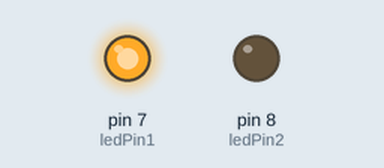
This sketch was run on a simulated Arduino Uno, built with avr-gcc and run on an emulated ATmega328P. On the bench: output pins drawn as LEDs (lit = HIGH).

Above: at 0.2 s.
At 1.7 s:
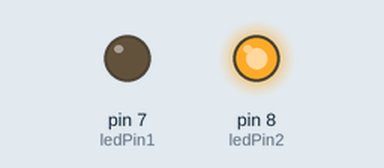
At 4.0 s:
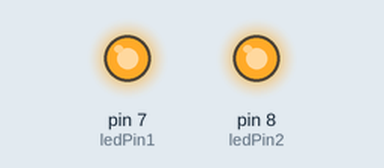
At 5.5 s:
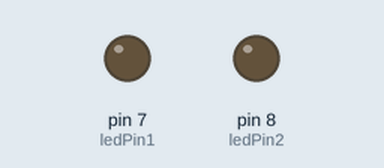
Timing chart, 0 to 6.9 s (numbered marks = the images above):
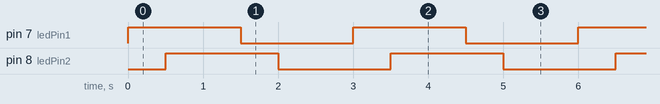

The sketch:

led_test.ino
```cpp
int ledPin1 = 7;
int ledPin2 = 8;

void setup() {
  // put your setup code here, to run once:
  pinMode(ledPin1,OUTPUT);
  pinMode(ledPin2,OUTPUT);
}

void loop() {
  // put your main code here, to run repeatedly:
  digitalWrite(ledPin1,HIGH);
  delay(500);
  digitalWrite(ledPin2,HIGH);
  delay(1000);
  digitalWrite(ledPin1,LOW);
  delay(500);
  digitalWrite(ledPin2,LOW);
  delay(1000);
}
```

Measured:
- by itself, pin 7 (ledPin1), pin 8 (ledPin2): alternates HIGH for 1.5 s and LOW for 1.5 s
- by itself, everything shown: repeats every 3.0 s, in 4 steps
